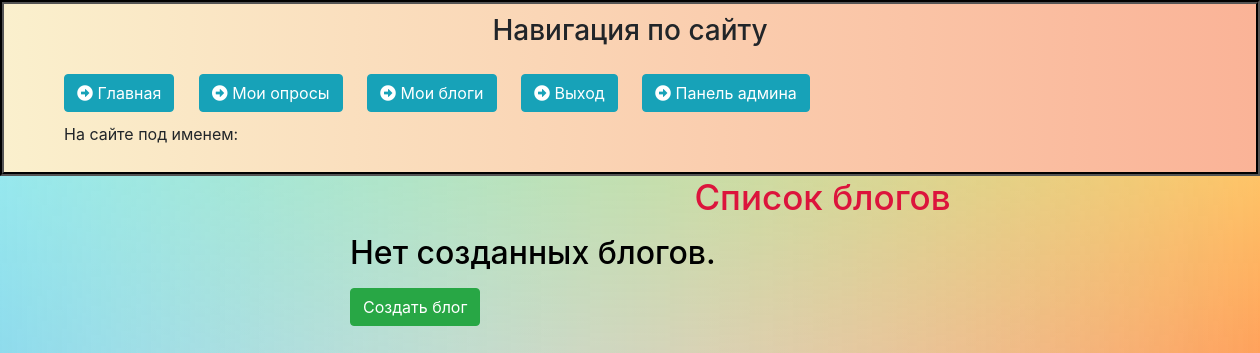
The page /blogs/ on the database as committed earlier.
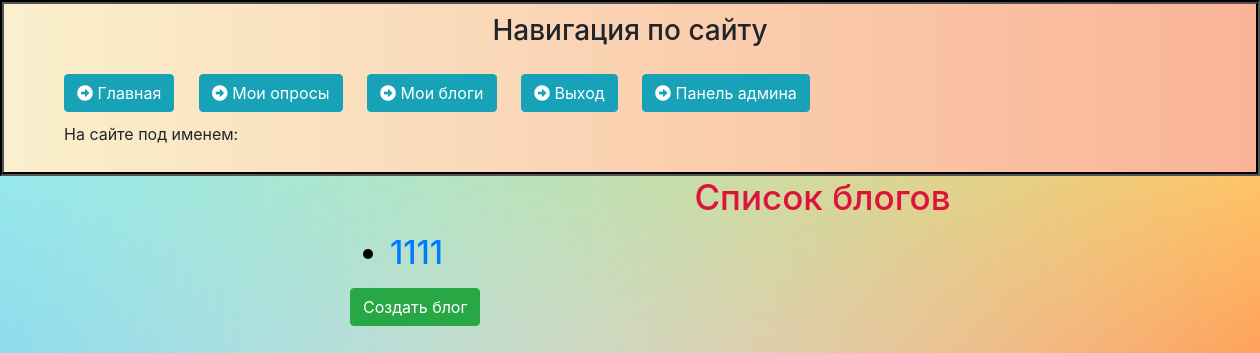
The same page on the database as committed later.
### blogs/models.py (models this page shows, shortened)
class Blog(models.Model):
    DoesNotExist = None
    title = models.CharField(max_length=200)
    task = models.TextField()
    pub_date = models.DateTimeField(default=timezone.now(), verbose_name="Time published")
    cover = models.ImageField(upload_to='images/')

### blogs/views.py (the view)
# urls.py: path('', views.index, name='home'),
def index(request):
    latest_blog_list = Blog.objects.order_by('-pub_date')[:10]
    template = loader.get_template('blogs/index.html')
    context = {
        'latest_blog_list': latest_blog_list,
    }
    return render(request, 'blogs/index.html', context)

### blogs/templates/blogs/index.html (shortened to what this page needs)
{% extends 'polls/layout.html' %}
{% block content %}
<div class="INDEX">
     <h1>
        <p align="center" style="color:#DC143C; font-size:35px">
        Список блогов
    </h1>
     <h2>
        {% if latest_blog_list %}
            <ul>
            {% for blog in latest_blog_list %}
               <p align="left" style="color:#DC143C; font-size:35px">
               <p><li><a href="{% url 'blogs:detail' blog.id %}">{{ blog.title }}<br></a></li></p>
            {% endfor %}
            </ul>
        {% else %}
             <p>Нет созданных блогов.</p>
        {% endif %}
     </h2>
    <h4>
<button class="btn btn-success" onclick="document.location='create'">Создать блог</button>
    </h4>
</div>
{% endblock %}

Rows that differ between the two databases and show on the page:
added Blog: title "1111"
Other text that changed with them:
text no longer shown: "Нет созданных блогов."
